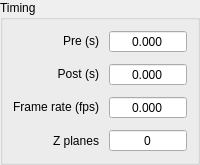
            <widget class="QGroupBox" name="groupBox">
             <property name="sizePolicy">
              <sizepolicy hsizetype="Preferred" vsizetype="Preferred">
               <horstretch>0</horstretch>
               <verstretch>0</verstretch>
              </sizepolicy>
             </property>
             <property name="title">
              <string>Timing</string>
             </property>
             <property name="alignment">
              <set>Qt::AlignLeading|Qt::AlignLeft|Qt::AlignTop</set>
             </property>
             <layout class="QVBoxLayout" name="verticalLayout_9">
              <property name="spacing">
               <number>10</number>
              </property>
              <property name="leftMargin">
               <number>10</number>
              </property>
              <property name="topMargin">
               <number>10</number>
              </property>
              <property name="rightMargin">
               <number>10</number>
              </property>
              <property name="bottomMargin">
               <number>10</number>
              </property>
              <item>
               <layout class="QGridLayout" name="gridLayout_2">
                <item row="2" column="1">
                 <widget class="QDoubleSpinBox" name="frameRate_doubleSpinBox">
                  <property name="sizePolicy">
                   <sizepolicy hsizetype="Preferred" vsizetype="Fixed">
                    <horstretch>0</horstretch>
                    <verstretch>0</verstretch>
                   </sizepolicy>
                  </property>
                  <property name="minimumSize">
                   <size>
                    <width>0</width>
                    <height>20</height>
                   </size>
                  </property>
                  <property name="alignment">
                   <set>Qt::AlignCenter</set>
                  </property>
                  <property name="buttonSymbols">
                   <enum>QAbstractSpinBox::NoButtons</enum>
                  </property>
                  <property name="prefix">
                   <string/>
                  </property>
                  <property name="decimals">
                   <number>3</number>
                  </property>
                  <property name="maximum">
                   <double>1000.000000000000000</double>
                  </property>
                 </widget>
                </item>
                <item row="0" column="1">
                 <widget class="QDoubleSpinBox" name="preSeconds_doubleSpinBox">
                  <property name="sizePolicy">
                   <sizepolicy hsizetype="Preferred" vsizetype="Fixed">
                    <horstretch>0</horstretch>
                    <verstretch>0</verstretch>
                   </sizepolicy>
                  </property>
                  <property name="minimumSize">
                   <size>
                    <width>0</width>
                    <height>20</height>
                   </size>
                  </property>
                  <property name="alignment">
                   <set>Qt::AlignCenter</set>
                  </property>
                  <property name="buttonSymbols">
                   <enum>QAbstractSpinBox::NoButtons</enum>
                  </property>
                  <property name="prefix">
                   <string/>
                  </property>
                  <property name="decimals">
                   <number>3</number>
                  </property>
                 </widget>
                </item>
                <item row="2" column="0">
                 <widget class="QLabel" name="label_5">
                  <property name="sizePolicy">
                   <sizepolicy hsizetype="Preferred" vsizetype="Fixed">
                    <horstretch>0</horstretch>
                    <verstretch>0</verstretch>
                   </sizepolicy>
                  </property>
                  <property name="minimumSize">
                   <size>
                    <width>0</width>
                    <height>20</height>
                   </size>
                  </property>
                  <property name="text">
                   <string>Frame rate (fps)</string>
                  </property>
                  <property name="alignment">
                   <set>Qt::AlignRight|Qt::AlignTrailing|Qt::AlignVCenter</set>
                  </property>
                 </widget>
                </item>
                <item row="1" column="0">
                 <widget class="QLabel" name="label_4">
                  <property name="sizePolicy">
                   <sizepolicy hsizetype="Preferred" vsizetype="Fixed">
                    <horstretch>0</horstretch>
                    <verstretch>0</verstretch>
                   </sizepolicy>
                  </property>
                  <property name="minimumSize">
                   <size>
                    <width>0</width>
                    <height>20</height>
                   </size>
                  </property>
                  <property name="text">
                   <string>Post (s)</string>
                  </property>
                  <property name="alignment">
                   <set>Qt::AlignRight|Qt::AlignTrailing|Qt::AlignVCenter</set>
                  </property>
                 </widget>
                </item>
                <item row="0" column="0">
                 <widget class="QLabel" name="label_3">
                  <property name="sizePolicy">
                   <sizepolicy hsizetype="Preferred" vsizetype="Fixed">
                    <horstretch>0</horstretch>
                    <verstretch>0</verstretch>
                   </sizepolicy>
                  </property>
                  <property name="minimumSize">
                   <size>
                    <width>0</width>
                    <height>20</height>
                   </size>
                  </property>
                  <property name="text">
                   <string>Pre (s)</string>
                  </property>
                  <property name="alignment">
                   <set>Qt::AlignRight|Qt::AlignTrailing|Qt::AlignVCenter</set>
                  </property>
                 </widget>
                </item>
                <item row="1" column="1">
                 <widget class="QDoubleSpinBox" name="postSeconds_doubleSpinBox">
                  <property name="sizePolicy">
                   <sizepolicy hsizetype="Preferred" vsizetype="Fixed">
                    <horstretch>0</horstretch>
                    <verstretch>0</verstretch>
                   </sizepolicy>
                  </property>
                  <property name="minimumSize">
                   <size>
                    <width>0</width>
                    <height>20</height>
                   </size>
                  </property>
                  <property name="alignment">
                   <set>Qt::AlignCenter</set>
                  </property>
                  <property name="buttonSymbols">
                   <enum>QAbstractSpinBox::NoButtons</enum>
                  </property>
                  <property name="prefix">
                   <string/>
                  </property>
                  <property name="decimals">
                   <number>3</number>
                  </property>
                 </widget>
                </item>
                <item row="3" column="1">
                 <widget class="QSpinBox" name="zPlanes_spinBox">
                  <property name="minimumSize">
                   <size>
                    <width>0</width>
                    <height>20</height>
                   </size>
                  </property>
                  <property name="frame">
                   <bool>true</bool>
                  </property>
                  <property name="alignment">
                   <set>Qt::AlignCenter</set>
                  </property>
                  <property name="buttonSymbols">
                   <enum>QAbstractSpinBox::NoButtons</enum>
                  </property>
                 </widget>
                </item>
                <item row="3" column="0">
                 <widget class="QLabel" name="label_9">
                  <property name="minimumSize">
                   <size>
                    <width>0</width>
                    <height>20</height>
                   </size>
                  </property>
                  <property name="text">
                   <string>Z planes</string>
                  </property>
                  <property name="alignment">
                   <set>Qt::AlignRight|Qt::AlignTrailing|Qt::AlignVCenter</set>
                  </property>
                 </widget>
                </item>
               </layout>
              </item>
              <item>
               <spacer name="verticalSpacer_2">
                <property name="orientation">
                 <enum>Qt::Vertical</enum>
                </property>
                <property name="sizeType">
                 <enum>QSizePolicy::Expanding</enum>
                </property>
                <property name="sizeHint" stdset="0">
                 <size>
                  <width>20</width>
                  <height>0</height>
                 </size>
                </property>
               </spacer>
              </item>
             </layout>
            </widget>
